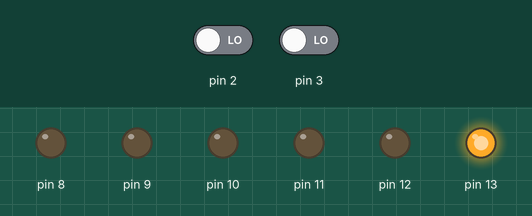
A sketch run on a simulated Arduino Uno, built with avr-gcc and run on an emulated ATmega328P. Parts: output pins drawn as LEDs (lit = HIGH). Dashed ring = blinking. Inputs (shaded band) come from the test bench; at power-on: pin 2 LOW, pin 3 LOW.

Above: at 1.2 s.
1.3 s: pin 2 driven HIGH
At 3.1 s:
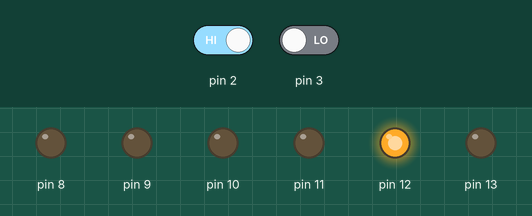
At 7.1 s:
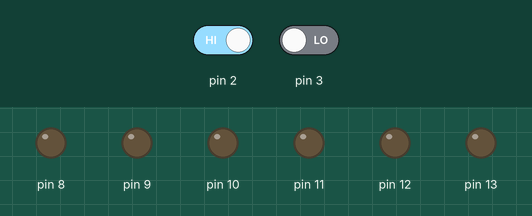
7.3 s: pin 3 driven HIGH
At 8.85 s:
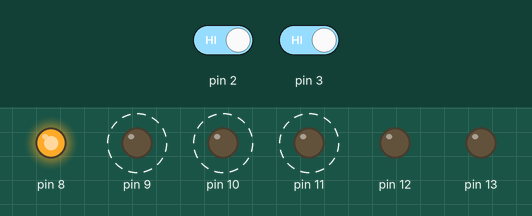
Timing chart, 0 to 11.1 s (numbered marks = the images above; inputs shaded):
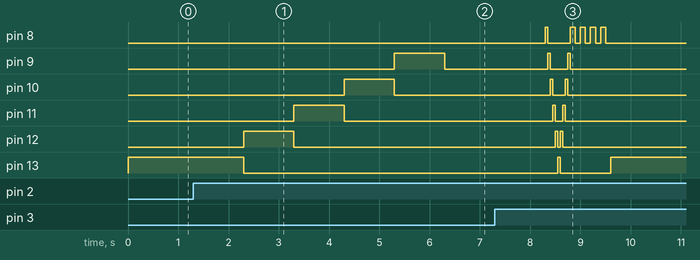

Measured:
- after the input at 1.3 s, pin 9: LOW → HIGH after 4.0 s, → LOW 1.0 s later; pin 10: LOW → HIGH after 3.0 s, → LOW 1.0 s later; pin 11: LOW → HIGH after 2.0 s, → LOW 1.0 s later; pin 12: LOW → HIGH after 1.0 s, → LOW 1.0 s later; pin 13: HIGH → LOW after 1.0 s
- after the input at 7.3 s, pin 9: alternates HIGH for 0.05 s and LOW for 0.35 s, 4 changes in all, then stays LOW, starting after 1.1 s; pin 10: alternates HIGH for 0.05 s and LOW for 0.25 s, 4 changes in all, then stays LOW, starting after 1.1 s

The sketch:

game_Adv.ino
```cpp
#include <avr/interrupt.h>

volatile boolean start = true;
volatile boolean prev_serve = true;
volatile float t1;

int timing = 1000;
int react_time = 1000;
float t0;
float dt = 0;

void setup() {
  pinMode(2,INPUT);
  pinMode(3,INPUT);

  EIFR |= (1 << INTF0);
  attachInterrupt(digitalPinToInterrupt(2), player1, RISING);

  for(int i=8;i<14;i++){
    pinMode(i,OUTPUT);
  }
}

void loop() {
  game();
}

// Game logic
void game(){

  // Start state
  if(start){
    digitalWrite(13,HIGH);
  }

  // Player 1 -- serves right --pin 2
  else{
     detachInterrupt(digitalPinToInterrupt(2));

     if(!start && prev_serve){
      right();

      EIFR |= (1 << INTF1);
      attachInterrupt(digitalPinToInterrupt(3), player2, RISING);
      t0 = millis();
      delay(react_time);
      detachInterrupt(digitalPinToInterrupt(3));

      dt = t1 - t0;

      if(prev_serve){
        reset();
      }
    }

    // Player 2 -- serves left --pin 3
    else{
      left();

      EIFR |= (1 << INTF0);
      attachInterrupt(digitalPinToInterrupt(2), player1, RISING);
      t0 = millis();
      delay(react_time);
      detachInterrupt(digitalPinToInterrupt(2));

      dt = t1 - t0;

      if(!prev_serve){
        reset();
      }
    }
  }

}

// Interrupts
void player1(){
  start = false;
  prev_serve = true;
  t1 = millis();
}

void player2(){
  prev_serve = false;
  t1 = millis();
}

// Pong dynamics
void left(){

  for(int i=8;i<13;i++){
    digitalWrite(i,HIGH);
    delay(timing - dt);
    digitalWrite(i,LOW);
  }

}

void right(){

  for(int i=13;i>8;i--){
    digitalWrite(i,HIGH);
    delay(timing - dt);
    digitalWrite(i,LOW);
  }

}

// Game Reset
void reset(){

  timing = 50;
  dt = 0;

  if(prev_serve){
    right();
    left();

    for(int i=0;i<4;i++){
      digitalWrite(13,HIGH);
      delay(100);
      digitalWrite(13,LOW);
      delay(100);
    }
  }

  if(!prev_serve){
    left();
    right();

    for(int i=0;i<4;i++){
      digitalWrite(8,HIGH);
      delay(100);
      digitalWrite(8,LOW);
      delay(100);
    }
  }
    timing = 1000;
    start = true;

    EIFR |= (1 << INTF0);
    attachInterrupt(digitalPinToInterrupt(2), player1, RISING);
}
```
